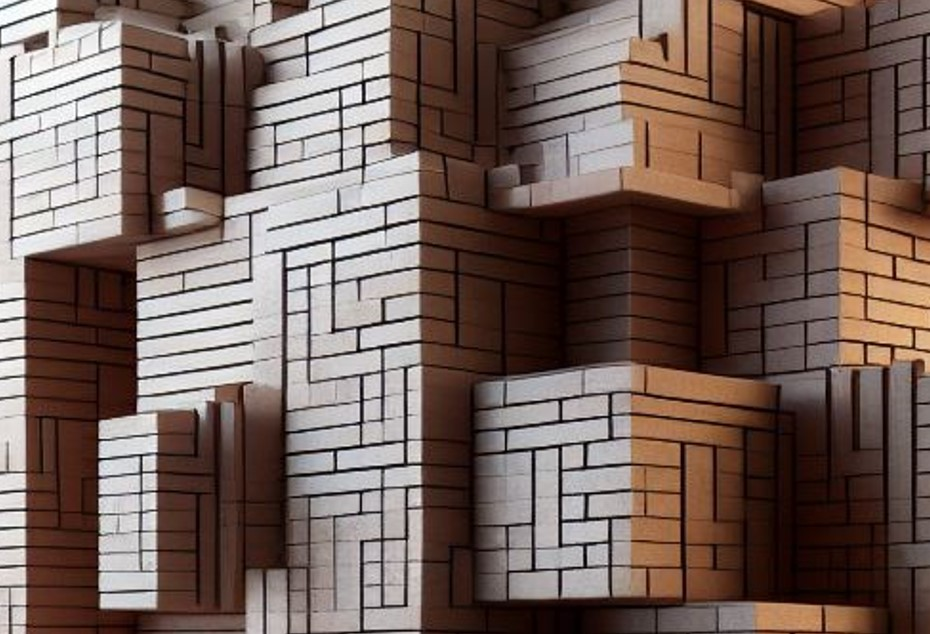
%> input picture Practica4/Practica_4.Parte2/Imagenes/ladrillos1.jpg, 930 x 634 px
$ octave prueba.m   (GNU Octave 9; MATLAB toolbox functions it lacks are replaced by stand-ins)
%> lines starting %> are read from the running program, lines starting %| are printed output that depends on the picture
% Cargamos la imagen
I = rgb2gray(imread('./Imagenes/ladrillos1.jpg'));
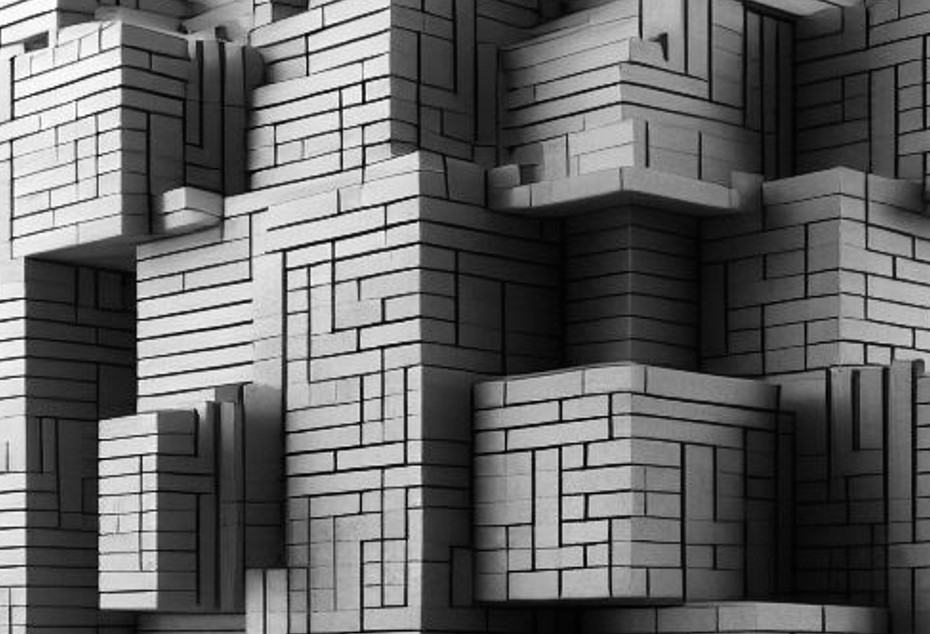
%> I: size 634x930 uint8; min 0, max 255, mean 100.6

figure, imshow(I); title('Imagen a escala de grises');

% Identificamos las equinas del objeto de la imagen
corners = detectFASTFeatures(I);
%> corners = 920 points; strongest (x, y): (361, 86), (16, 98), (308, 75), (333, 454), (339, 469)

figure, imshow(I);
hold on,
plot(corners.selectStrongest(25), "MarkerSize", 10);
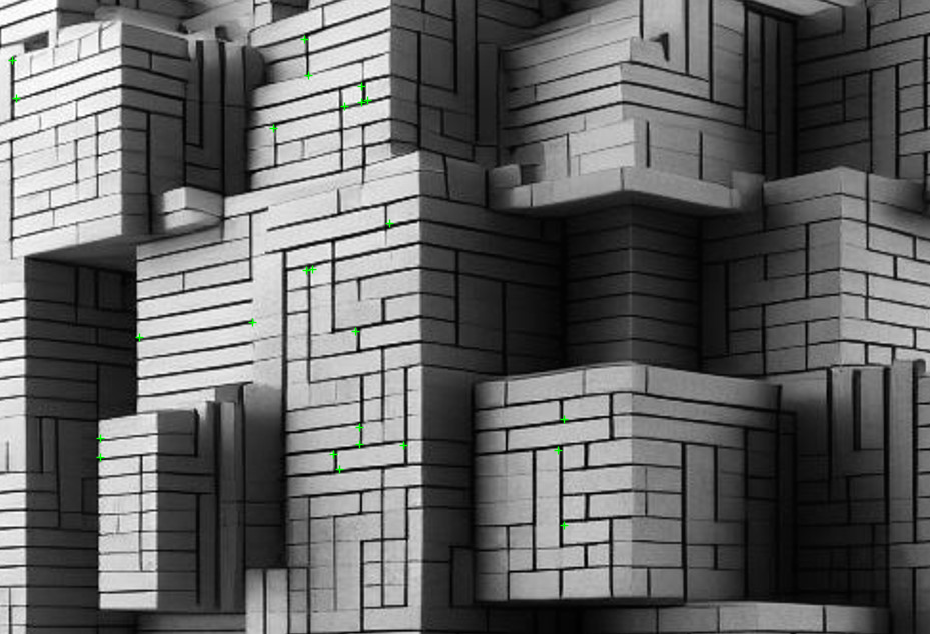
%> figure redrawn from the program's plot data

$ run again, with Practica4/Practica_4.Parte2/Imagenes/ladrillos2.jpg copied over Practica4/Practica_4.Parte2/Imagenes/ladrillos1.jpg
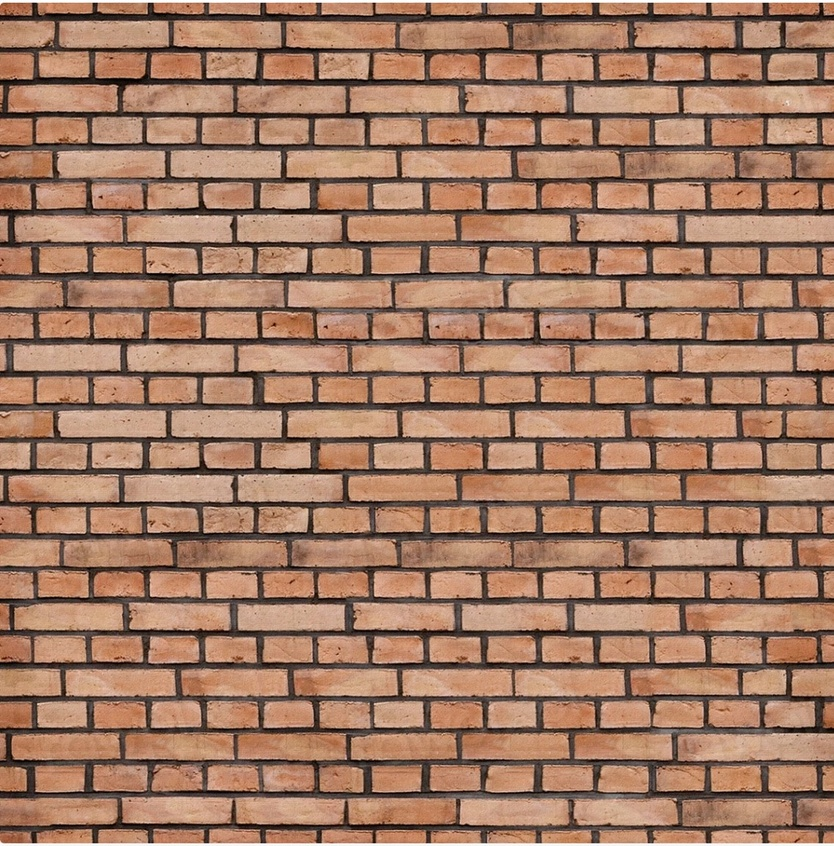
%> input picture Practica4/Practica_4.Parte2/Imagenes/ladrillos2.jpg, 834 x 846 px, shrunk from 1134 x 1150 before the run
%> `I = rgb2gray(imread('./Imagenes/ladrillos1.jpg'));`:
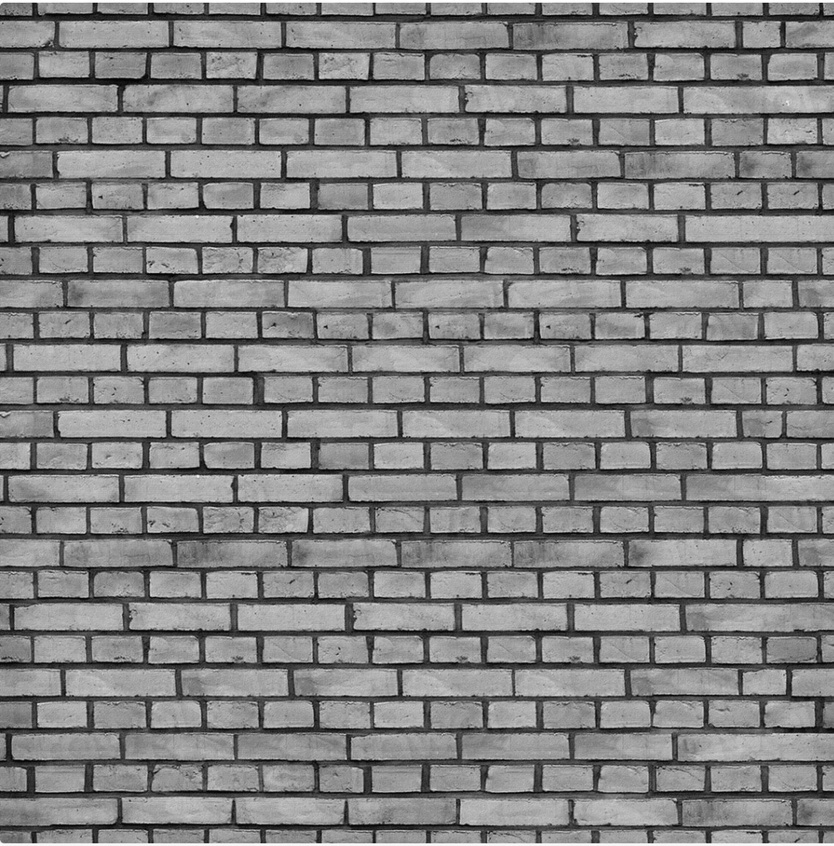
%> I: size 846x834 uint8; min 1, max 255, mean 131.3
%> corners = 2041 points; strongest (x, y): (373, 273), (376, 596), (280, 153), (321, 78), (375, 186)
%> `plot(corners.selectStrongest(25), "MarkerSize", 10);`:
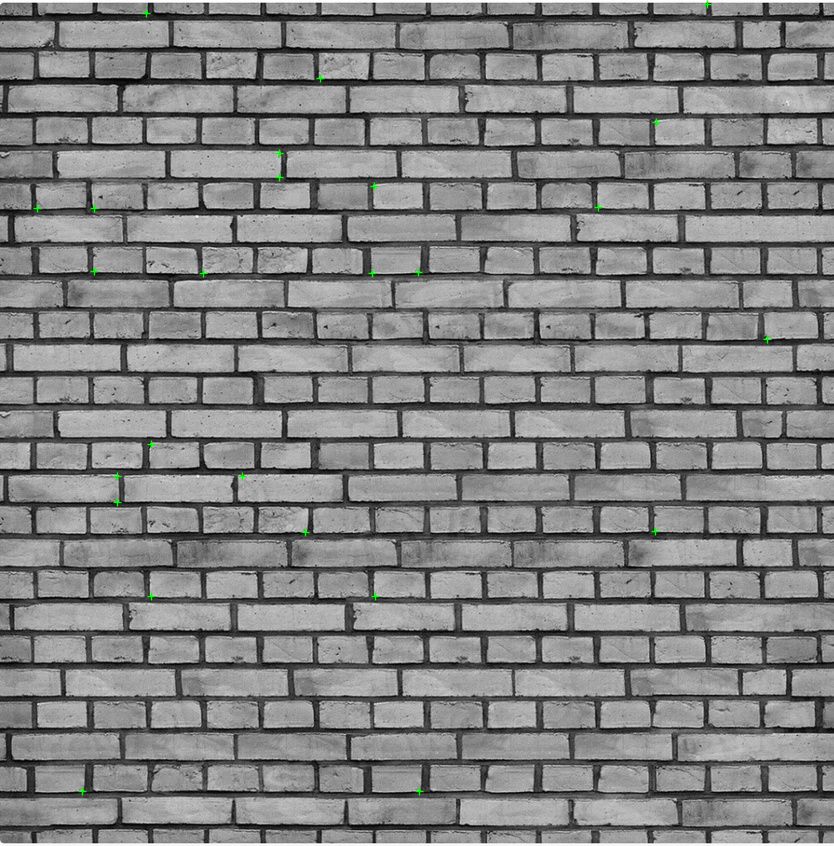
%> figure redrawn from the program's plot data

$ run again, with Practica4/Practica_4.Parte2/Imagenes/ladrillos3.jpg copied over Practica4/Practica_4.Parte2/Imagenes/ladrillos1.jpg
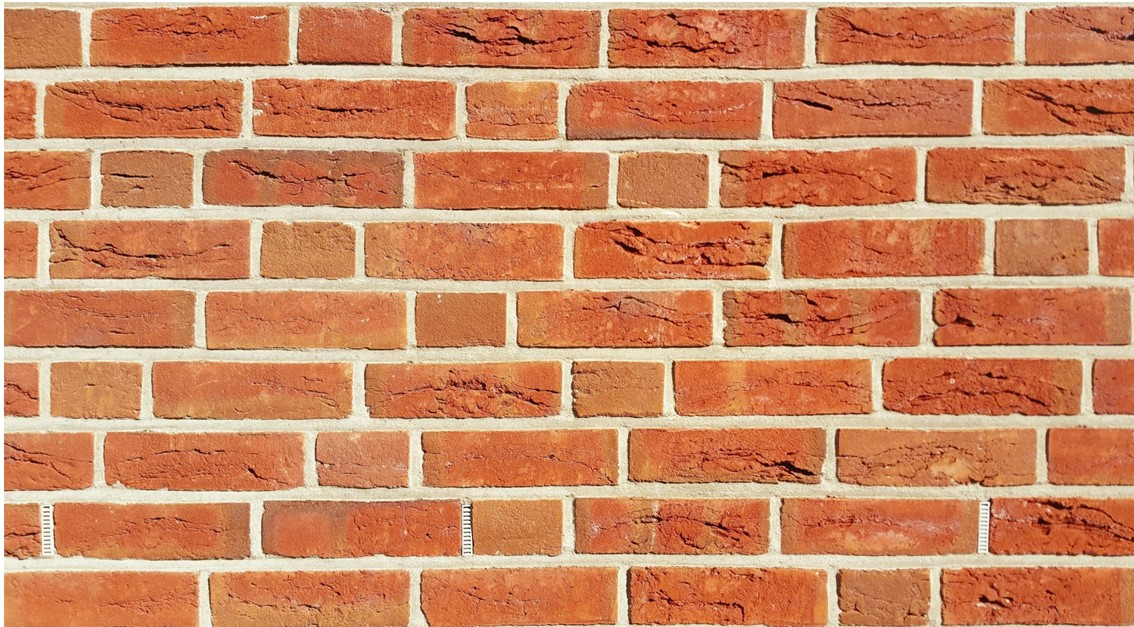
%> input picture Practica4/Practica_4.Parte2/Imagenes/ladrillos3.jpg, 1134 x 627 px
%> `I = rgb2gray(imread('./Imagenes/ladrillos1.jpg'));`:
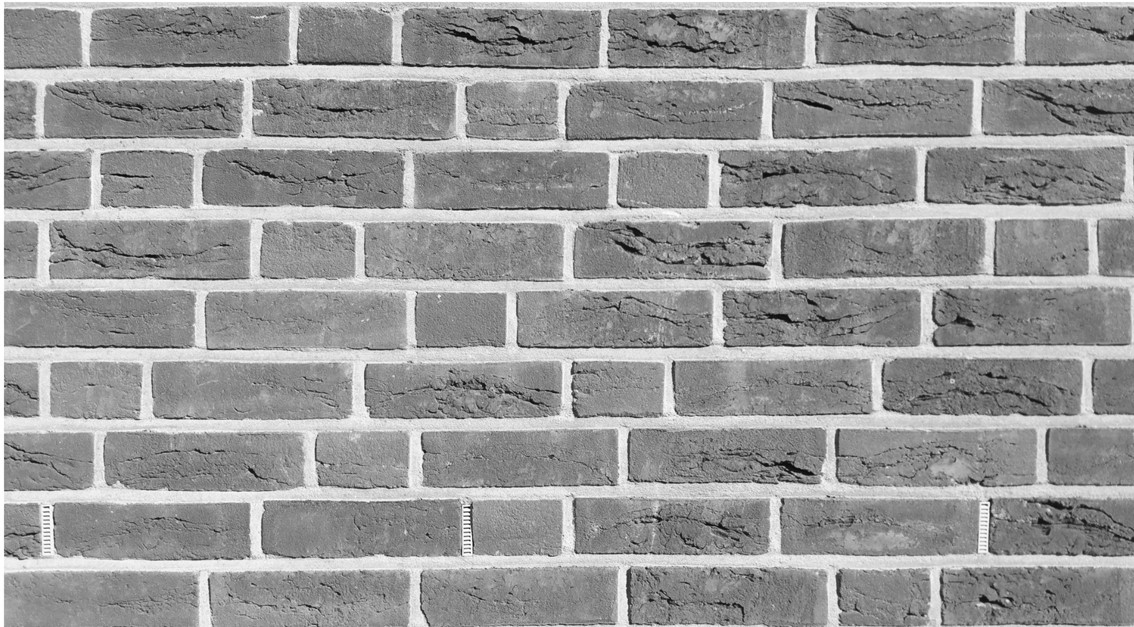
%> I: size 627x1134 uint8; min 4, max 255, mean 151.5
%> corners = 2376 points; strongest (x, y): (49, 508), (466, 508), (468, 137), (631, 624), (990, 501)
%> `plot(corners.selectStrongest(25), "MarkerSize", 10);`:
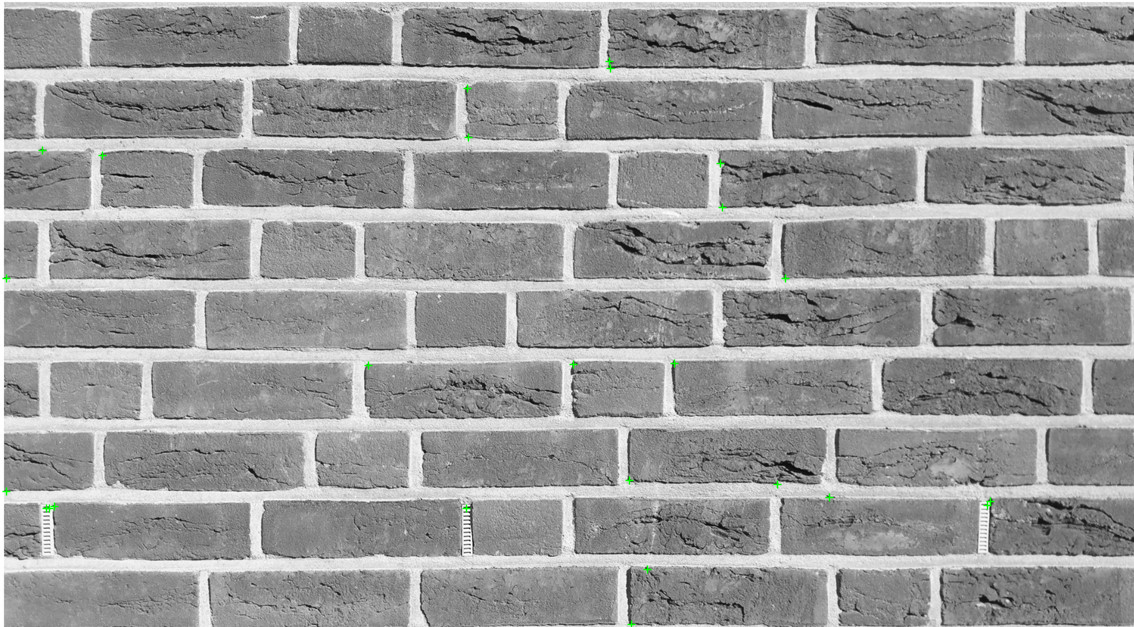
%> figure redrawn from the program's plot data

$ run again, with Practica4/Practica_4.Parte2/Imagenes/ladrillos4.jpg copied over Practica4/Practica_4.Parte2/Imagenes/ladrillos1.jpg
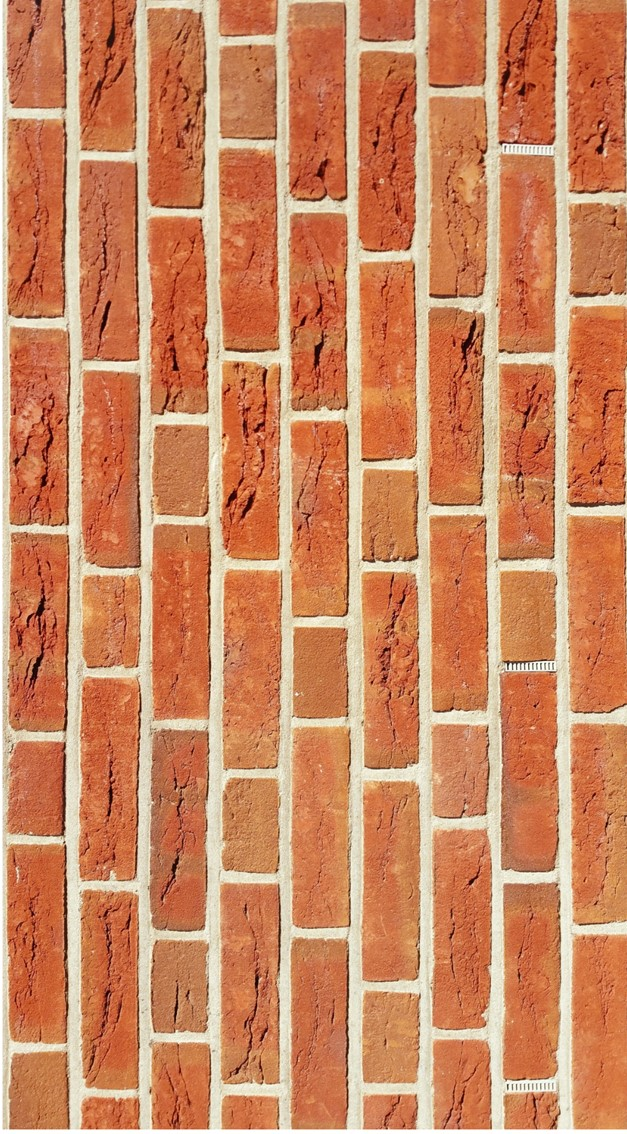
%> input picture Practica4/Practica_4.Parte2/Imagenes/ladrillos4.jpg, 627 x 1134 px
%> `I = rgb2gray(imread('./Imagenes/ladrillos1.jpg'));`:
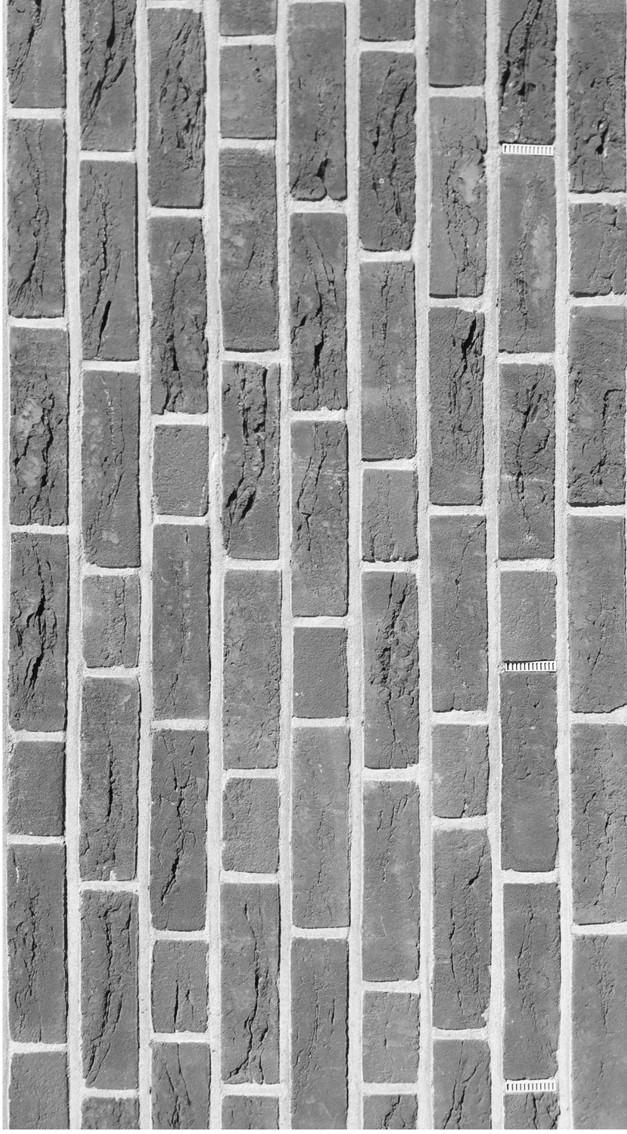
%> I: size 1134x627 uint8; min 7, max 255, mean 150.7
%> corners = 2386 points; strongest (x, y): (279, 1129), (508, 1086), (511, 665), (554, 557), (506, 148)
%> `plot(corners.selectStrongest(25), "MarkerSize", 10);`:
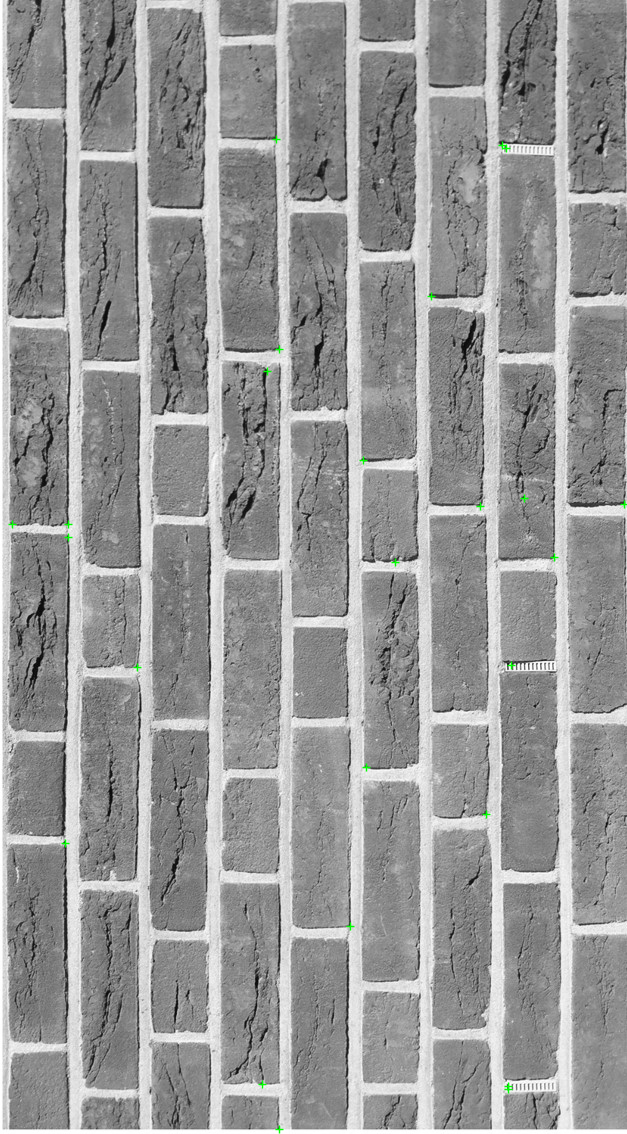
%> figure redrawn from the program's plot data
